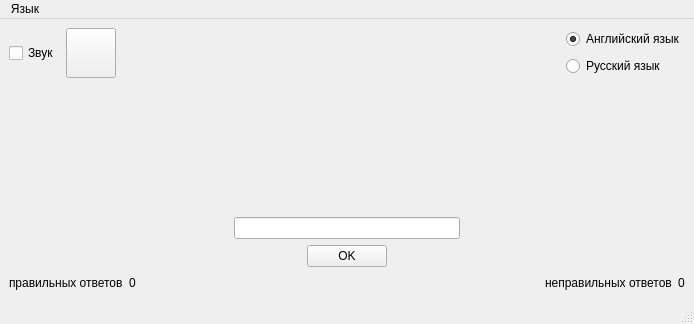
<?xml version="1.0" encoding="UTF-8"?>
<ui version="4.0">
 <class>MainWindow2</class>
 <widget class="QMainWindow" name="MainWindow2">
  <property name="geometry">
   <rect>
    <x>0</x>
    <y>0</y>
    <width>694</width>
    <height>324</height>
   </rect>
  </property>
  <property name="minimumSize">
   <size>
    <width>470</width>
    <height>230</height>
   </size>
  </property>
  <property name="windowTitle">
   <string>MainWindow</string>
  </property>
  <property name="windowIcon">
   <iconset resource="res.qrc">
    <normaloff>:/img/logo.png</normaloff>:/img/logo.png</iconset>
  </property>
  <property name="iconSize">
   <size>
    <width>24</width>
    <height>24</height>
   </size>
  </property>
  <widget class="QWidget" name="centralwidget">
   <layout class="QGridLayout" name="gridLayout">
    <item row="0" column="0">
     <layout class="QVBoxLayout" name="verticalLayout">
      <item>
       <layout class="QHBoxLayout" name="horizontalLayout_7">
        <item>
         <layout class="QHBoxLayout" name="horizontalLayout_4">
          <item>
           <layout class="QVBoxLayout" name="verticalLayout_10">
            <item>
             <widget class="QCheckBox" name="sound_type">
              <property name="text">
               <string>Звук</string>
              </property>
             </widget>
            </item>
           </layout>
          </item>
          <item>
           <widget class="QPushButton" name="Replay">
            <property name="minimumSize">
             <size>
              <width>50</width>
              <height>50</height>
             </size>
            </property>
            <property name="text">
             <string/>
            </property>
            <property name="icon">
             <iconset resource="res.qrc">
              <normaloff>:/img/sound.png</normaloff>:/img/sound.png</iconset>
            </property>
            <property name="shortcut">
             <string>Ctrl+P</string>
            </property>
           </widget>
          </item>
         </layout>
        </item>
        <item>
         <spacer name="horizontalSpacer_7">
          <property name="orientation">
           <enum>Qt::Horizontal</enum>
          </property>
          <property name="sizeHint" stdset="0">
           <size>
            <width>40</width>
            <height>20</height>
           </size>
          </property>
         </spacer>
        </item>
        <item>
         <layout class="QVBoxLayout" name="verticalLayout_7">
          <item>
           <widget class="QRadioButton" name="EngLan">
            <property name="text">
             <string>Английский язык</string>
            </property>
            <property name="icon">
             <iconset>
              <normaloff>:/img/usa flag icon.png</normaloff>:/img/usa flag icon.png</iconset>
            </property>
            <property name="checked">
             <bool>true</bool>
            </property>
           </widget>
          </item>
          <item>
           <widget class="QRadioButton" name="RusLan">
            <property name="text">
             <string>Русский язык</string>
            </property>
            <property name="icon">
             <iconset>
              <normaloff>:/img/russia flag icon.png</normaloff>:/img/russia flag icon.png</iconset>
            </property>
           </widget>
          </item>
         </layout>
        </item>
       </layout>
      </item>
      <item>
       <layout class="QHBoxLayout" name="horizontalLayout">
        <item>
         <spacer name="horizontalSpacer_3">
          <property name="orientation">
           <enum>Qt::Horizontal</enum>
          </property>
          <property name="sizeHint" stdset="0">
           <size>
            <width>148</width>
            <height>20</height>
           </size>
          </property>
         </spacer>
        </item>
        <item>
         <layout class="QVBoxLayout" name="verticalLayout_9">
          <item>
           <widget class="QLabel" name="question">
            <property name="text">
             <string/>
            </property>
           </widget>
          </item>
          <item>
           <widget class="QLineEdit" name="answer">
            <property name="enabled">
             <bool>true</bool>
            </property>
           </widget>
          </item>
          <item>
           <layout class="QHBoxLayout" name="horizontalLayout_5">
            <item>
             <spacer name="horizontalSpacer">
              <property name="orientation">
               <enum>Qt::Horizontal</enum>
              </property>
              <property name="sizeHint" stdset="0">
               <size>
                <width>40</width>
                <height>20</height>
               </size>
              </property>
             </spacer>
            </item>
            <item>
             <widget class="QPushButton" name="OK">
              <property name="text">
               <string>OK</string>
              </property>
              <property name="shortcut">
               <string>Enter, Return</string>
              </property>
             </widget>
            </item>
            <item>
             <spacer name="horizontalSpacer_2">
              <property name="orientation">
               <enum>Qt::Horizontal</enum>
              </property>
              <property name="sizeHint" stdset="0">
               <size>
                <width>40</width>
                <height>20</height>
               </size>
              </property>
             </spacer>
            </item>
           </layout>
          </item>
         </layout>
        </item>
        <item>
         <spacer name="horizontalSpacer_4">
          <property name="orientation">
           <enum>Qt::Horizontal</enum>
          </property>
          <property name="sizeHint" stdset="0">
           <size>
            <width>168</width>
            <height>20</height>
           </size>
          </property>
         </spacer>
        </item>
       </layout>
      </item>
      <item>
       <layout class="QHBoxLayout" name="horizontalLayout_3">
        <item>
         <layout class="QHBoxLayout" name="horizontalLayout_2">
          <item>
           <layout class="QVBoxLayout" name="verticalLayout_5">
            <item>
             <widget class="QLabel" name="TRUE">
              <property name="text">
               <string>правильных ответов</string>
              </property>
             </widget>
            </item>
           </layout>
          </item>
          <item>
           <widget class="QLabel" name="_True">
            <property name="text">
             <string>0</string>
            </property>
           </widget>
          </item>
         </layout>
        </item>
        <item>
         <spacer name="horizontalSpacer_5">
          <property name="orientation">
           <enum>Qt::Horizontal</enum>
          </property>
          <property name="sizeHint" stdset="0">
           <size>
            <width>500</width>
            <height>20</height>
           </size>
          </property>
         </spacer>
        </item>
        <item>
         <layout class="QVBoxLayout" name="verticalLayout_6">
          <item>
           <widget class="QLabel" name="FALSE">
            <property name="text">
             <string>неправильных ответов</string>
            </property>
           </widget>
          </item>
         </layout>
        </item>
        <item>
         <widget class="QLabel" name="_False">
          <property name="text">
           <string>0</string>
          </property>
         </widget>
        </item>
        <item>
         <layout class="QVBoxLayout" name="verticalLayout_8"/>
        </item>
       </layout>
      </item>
     </layout>
    </item>
   </layout>
  </widget>
  <widget class="QStatusBar" name="statusbar"/>
  <widget class="QMenuBar" name="menubar">
   <property name="geometry">
    <rect>
     <x>0</x>
     <y>0</y>
     <width>694</width>
     <height>26</height>
    </rect>
   </property>
   <widget class="QMenu" name="menuLenguage">
    <property name="title">
     <string>Язык</string>
    </property>
    <addaction name="actionRussian"/>
    <addaction name="actionEnglish"/>
   </widget>
   <addaction name="menuLenguage"/>
  </widget>
  <action name="actionRussian">
   <property name="icon">
    <iconset>
     <normaloff>:/img/russia flag icon.png</normaloff>:/img/russia flag icon.png</iconset>
   </property>
   <property name="text">
    <string>Русский</string>
   </property>
  </action>
  <action name="actionEnglish">
   <property name="icon">
    <iconset>
     <normaloff>:/img/usa flag icon.png</normaloff>:/img/usa flag icon.png</iconset>
   </property>
   <property name="text">
    <string>English</string>
   </property>
  </action>
 </widget>
 <resources>
  <include location="res.qrc"/>
 </resources>
 <connections/>
</ui>
